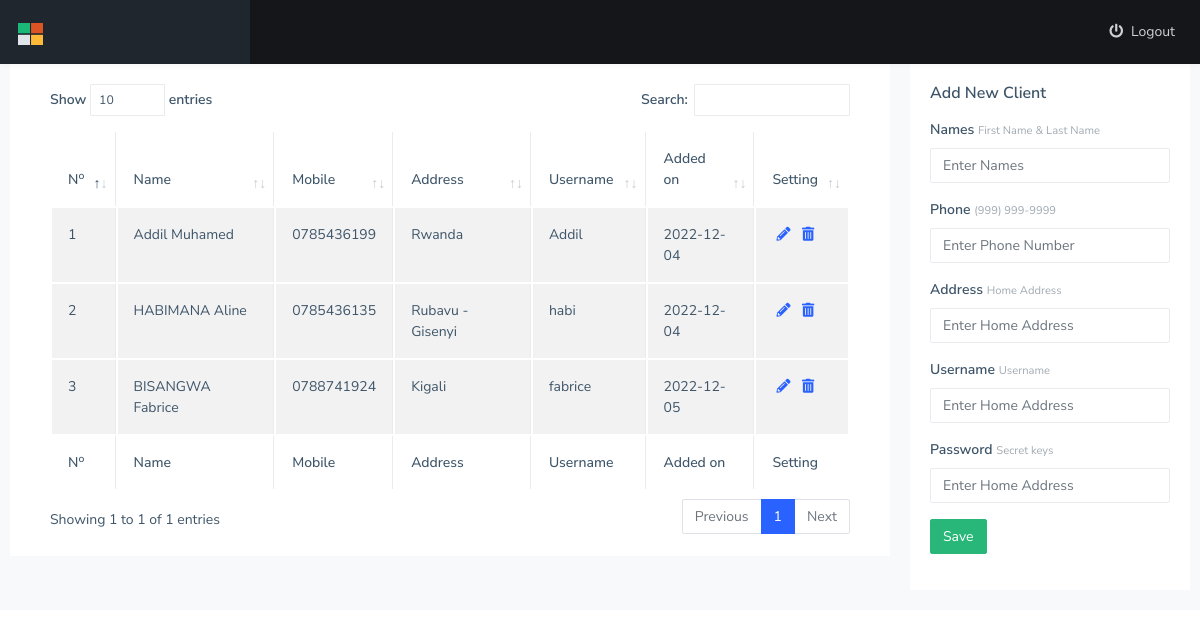
Screenshot of /dash/ (signed in) with the database file from the repository.
### tables this page shows
CREATE TABLE `customer` (
  `id` int(11) NOT NULL,
  `names` varchar(40) NOT NULL,
  `mobile` varchar(10) NOT NULL,
  `address` varchar(30) NOT NULL,
  `date` varchar(30) NOT NULL,
  `username` varchar(20) NOT NULL,
  `password` varchar(20) NOT NULL,
  `status` varchar(15) NOT NULL,
  `belong` int(11) NOT NULL
);

### dash/index.php (the view, shortened to what this page needs)
<?php
require '../connection.php';
?>
<!DOCTYPE html>
<html dir="ltr" lang="en">
<head>
  <link rel="stylesheet" type="text/css" href="../assets/extra-libs/multicheck/multicheck.css" />
  <link href="../assets/libs/datatables.net-bs4/css/dataTables.bootstrap4.css" rel="stylesheet" />
  <link rel="stylesheet" type="text/css" href="../assets/libs/select2/dist/css/select2.min.css" />
  <link rel="stylesheet" type="text/css" href="../assets/libs/jquery-minicolors/jquery.minicolors.css" />
  <link rel="stylesheet" type="text/css"
    href="../assets/libs/bootstrap-datepicker/dist/css/bootstrap-datepicker.min.css" />
  <link rel="stylesheet" type="text/css" href="../assets/libs/quill/dist/quill.snow.css" />
  <link href="../dist/css/style.min.css" rel="stylesheet" />
</head>
<body>
  <div id="main-wrapper" data-layout="vertical" data-navbarbg="skin5" data-sidebartype="full"
    data-sidebar-position="absolute" data-header-position="absolute" data-boxed-layout="full">
    <header class="topbar" data-navbarbg="skin5">
      <nav class="navbar top-navbar navbar-expand-md navbar-dark">
        <div class="navbar-header" data-logobg="skin5">
          <a class="navbar-brand" href="./">
            <b class="logo-icon ps-2">
              <img src="../assets/images/logo-icon.png" alt="homepage" class="light-logo" width="25" />
            </b>
          </a>
        </div>
        <div class="navbar-collapse collapse" id="navbarSupportedContent" data-navbarbg="skin5">
          <ul class="navbar-nav float-end">
            <li class="nav-item dropdown">
              <a class="nav-link dropdown-toggle" href="logout.php" id="navbarDropdown">
                <i class="fa fa-power-off me-1 ms-1"></i> Logout
              </a>
            </li>
          </ul>
        </div>
      </nav>
    </header>
    <div class="container-fluid bg-light">
      <div class="row">
        <div class="col-9">
          <div class="card">
            <div class="card-body">
              <div class="table-responsive">
                <table id="zero_config" class="table table-striped table-bordered">
                  <thead>
                    <tr>
                      <th>N<sup>o</sup></th>
                      <th>Name</th>
                      <th>Mobile</th>
                      <th>Address</th>
                      <th>Username</th>
                      <th>Added on</th>
                      <th>Setting</th>
                    </tr>
                  </thead>
                  <?php
                  $sql = 'SELECT * FROM `customer` WHERE belong=0';
                  $statement = $connection->prepare($sql);
                  $statement->execute();
                  $People = $statement->fetchAll(PDO::FETCH_OBJ);
                  $count = 1;
                  foreach($People as $client):
                  ?>
                  <tbody>
                    <td><?= $count; ?></td>
                  <td><?= $client->names; ?></td>
                  <td><?= $client->mobile; ?></td>
                  <td><?= $client->address; ?></td>
                  <td><?= $client->username; ?></td>
                  <td><?= $client->date; ?></td>
                  <td>
                    <a href="?edit=<?= $client->id; ?>"> <i class="fa fas fa-pencil-alt me-1 ms-1"></i></a>
                    <a href="?delete=<?= $client->id; ?>"> <i class="fas fa-trash-alt me-1 ms-1"></i></a>
                </td>
                  </tbody>
                  <?php $count++; ?>
                  <?php endforeach; ?>
                  <tfoot>
                    <tr>
                       <th>N<sup>o</sup></th>
                       <th>Name</th>
                      <th>Mobile</th>
                      <th>Address</th>
                      <th>Username</th>
                      <th>Added on</th>
                      <th>Setting</th>
                    </tr>
                  </tfoot>
                </table>
              </div>
            </div>
          </div>
        </div>
        <div class="col-3">
          <div class="card">
         <?php if (isset($_GET['edit'])) {
          $c_id = $_GET['edit'];
      ?>
         <div class="card-body">
              <h5 class="card-title mb-0">Edit New Client </h5>
              <?php
                  $sql = 'SELECT * FROM `customer` WHERE id=?';
                  $statement = $connection->prepare($sql);
                  $statement->execute([$c_id ]);
                  $People = $statement->fetchAll(PDO::FETCH_OBJ);
                  foreach($People as $client):
                  ?>
              <form action="edit.php" method="post">
              <div class="form-group mt-3">
                <label>Names
                  <small class="text-muted">First Name & Last Name</small></label>
                <input type="text" name="names" class="form-control" value="<?= $client->names; ?>" required/>
                <input type="hidden" name="client" value="<?= $c_id; ?>">
              </div>
              <div class="form-group">
                <label>Phone
                  <small class="text-muted">(999) 999-9999</small></label>
                <input type="text" maxlength="10" class="form-control" name="mobile" required
                value="<?= $client->mobile; ?>" />
              </div>
              <div class="form-group">
                <label>Address
                  <small class="text-muted">Home Address</small></label>
                <input type="text" class="form-control" name="address" required id="purchase-mask"  value="<?= $client->address; ?>" />
              </div>
              <div class="form-group">
                <label>Username
                  <small class="text-muted">Unique Username</small></label>
                <input type="text" class="form-control" name="username" required id="purchase-mask"  value="<?= $client->username; ?>" />
              </div>
              <div class="form-group">
                <label>Password
                  <small class="text-muted">Secret key</small></label>
                <input type="password" class="form-control" name="password" required id="purchase-mask"  value="<?= $client->password; ?>" />
              </div>
              <div class="form-group">
                <button type="submit" class="btn btn-success text-white">
                  Edit
                </button>
              </div>
              </form>
              <?php endforeach; ?>
            </div>
      <?php
         } else {
          ?>
             <div class="card-body">
              <h5 class="card-title mb-0">Add New Client </h5>
              <form action="create.php" method="post">
              <div class="form-group mt-3">
                <label>Names
                  <small class="text-muted">First Name & Last Name</small></label>
                <input type="text" name="names" class="form-control" placeholder="Enter Names" required/>
              </div>
              <div class="form-group">
                <label>Phone
                  <small class="text-muted">(999) 999-9999</small></label>
                <input type="text" maxlength="10"  class="form-control" name="mobile" required
                  placeholder="Enter Phone Number" />
              </div>
              <div class="form-group">
                <label>Address
                  <small class="text-muted">Home Address</small></label>
                <input type="text" class="form-control" name="address" required id="purchase-mask" placeholder="Enter Home Address" />
              </div>
              <div class="form-group">
                <label>Username
                  <small class="text-muted">Username </small></label>
                <input type="text" class="form-control" name="username" required id="purchase-mask" placeholder="Enter Home Address" />
              </div>
              <div class="form-group">
                <label>Password
                  <small class="text-muted">Secret keys</small></label>
                <input type="password" class="form-control" name="password" required id="purchase-mask" placeholder="Enter Home Address" />
              </div>
              <div class="form-group">
                <button type="submit" class="btn btn-success text-white">
                  Save
                </button>
              </div>
              </form>
            </div>
          <?php
         }
         ?>
          </div>
        </div>
      </div>
    </div>
  </div>
</body>
</html>

### rows the page displays
customer: names "Addil Muhamed", mobile "0785436199", address "Rwanda", username "Addil", date "2022-12-04"
customer: names "HABIMANA Aline", mobile "0785436135", address "Rubavu -Gisenyi", username "habi", date "2022-12-04"
customer: names "BISANGWA Fabrice", mobile "0788741924", address "Kigali", username "fabrice", date "2022-12-05"
